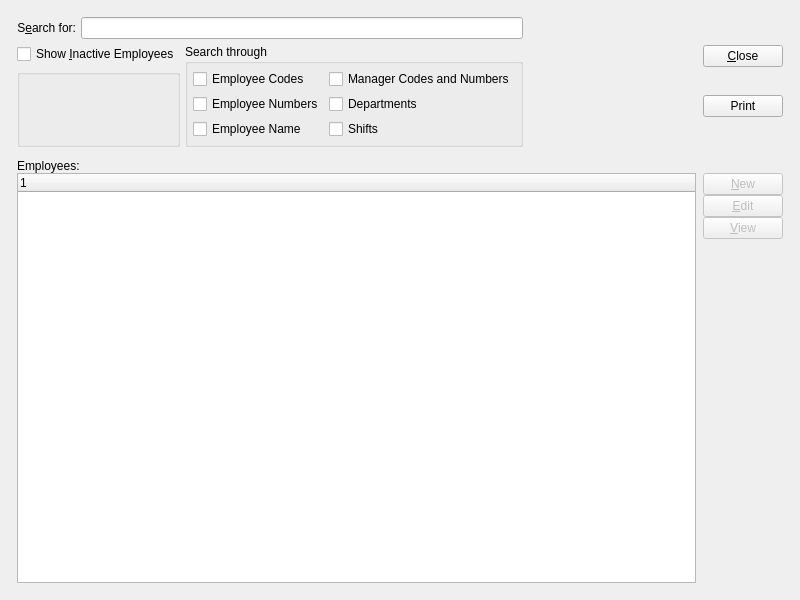
<ui version="4.0" >
 <comment>This file is part of the xTuple ERP: PostBooks Edition, a free and
open source Enterprise Resource Planning software suite,
Copyright (c) 1999-2010 by OpenMFG LLC, d/b/a xTuple.
It is licensed to you under the Common Public Attribution License
version 1.0, the full text of which (including xTuple-specific Exhibits)
is available at www.xtuple.com/CPAL.  By using this software, you agree
to be bound by its terms.</comment>
 <class>searchForEmp</class>
 <widget class="QWidget" name="searchForEmp" >
  <property name="geometry" >
   <rect>
    <x>0</x>
    <y>0</y>
    <width>800</width>
    <height>600</height>
   </rect>
  </property>
  <property name="windowTitle" >
   <string>Search for Employees</string>
  </property>
  <layout class="QGridLayout" name="gridLayout_4" >
   <item row="0" column="0" >
    <layout class="QGridLayout" name="gridLayout_3" >
     <property name="margin" >
      <number>12</number>
     </property>
     <property name="spacing" >
      <number>12</number>
     </property>
     <item row="0" column="0" >
      <layout class="QHBoxLayout" name="horizontalLayout" >
       <item>
        <layout class="QGridLayout" name="gridLayout_2" >
         <item row="0" column="0" colspan="2" >
          <layout class="QHBoxLayout" >
           <property name="spacing" >
            <number>5</number>
           </property>
           <item>
            <widget class="QLabel" name="_searchLit" >
             <property name="text" >
              <string>S&amp;earch for:</string>
             </property>
             <property name="alignment" >
              <set>Qt::AlignRight|Qt::AlignTrailing|Qt::AlignVCenter</set>
             </property>
             <property name="buddy" >
              <cstring>_search</cstring>
             </property>
            </widget>
           </item>
           <item>
            <widget class="XLineEdit" name="_search" />
           </item>
          </layout>
         </item>
         <item row="1" column="0" >
          <widget class="XCheckBox" name="_showInactive" >
           <property name="text" >
            <string>Show &amp;Inactive Employees</string>
           </property>
          </widget>
         </item>
         <item rowspan="2" row="1" column="1" >
          <widget class="QGroupBox" name="_searchGroup" >
           <property name="title" >
            <string>Search through</string>
           </property>
           <layout class="QGridLayout" >
            <item row="0" column="0" >
             <widget class="XCheckBox" name="_searchCode" >
              <property name="text" >
               <string>Employee Codes</string>
              </property>
             </widget>
            </item>
            <item row="0" column="1" >
             <widget class="XCheckBox" name="_searchMgr" >
              <property name="text" >
               <string>Manager Codes and Numbers</string>
              </property>
             </widget>
            </item>
            <item row="1" column="0" >
             <widget class="XCheckBox" name="_searchNumber" >
              <property name="text" >
               <string>Employee Numbers</string>
              </property>
             </widget>
            </item>
            <item row="1" column="1" >
             <widget class="XCheckBox" name="_searchDept" >
              <property name="text" >
               <string>Departments</string>
              </property>
             </widget>
            </item>
            <item row="2" column="0" >
             <widget class="XCheckBox" name="_searchName" >
              <property name="text" >
               <string>Employee Name</string>
              </property>
             </widget>
            </item>
            <item row="2" column="1" >
             <widget class="XCheckBox" name="_searchShift" >
              <property name="text" >
               <string>Shifts</string>
              </property>
             </widget>
            </item>
           </layout>
          </widget>
         </item>
         <item row="2" column="0" >
          <widget class="WarehouseGroup" name="_warehouse" >
           <property name="fixedSize" >
            <bool>false</bool>
           </property>
          </widget>
         </item>
        </layout>
       </item>
       <item>
        <spacer name="horizontalSpacer" >
         <property name="orientation" >
          <enum>Qt::Horizontal</enum>
         </property>
         <property name="sizeHint" stdset="0" >
          <size>
           <width>0</width>
           <height>20</height>
          </size>
         </property>
        </spacer>
       </item>
       <item>
        <layout class="QVBoxLayout" >
         <property name="spacing" >
          <number>0</number>
         </property>
         <item>
          <widget class="QPushButton" name="_close" >
           <property name="text" >
            <string>&amp;Close</string>
           </property>
          </widget>
         </item>
         <item>
          <widget class="QPushButton" name="_print" >
           <property name="text" >
            <string>Print</string>
           </property>
          </widget>
         </item>
         <item>
          <spacer>
           <property name="orientation" >
            <enum>Qt::Vertical</enum>
           </property>
           <property name="sizeType" >
            <enum>QSizePolicy::Preferred</enum>
           </property>
           <property name="sizeHint" stdset="0" >
            <size>
             <width>20</width>
             <height>0</height>
            </size>
           </property>
          </spacer>
         </item>
        </layout>
       </item>
      </layout>
     </item>
     <item row="1" column="0" >
      <widget class="QFrame" name="_frame" >
       <property name="sizePolicy" >
        <sizepolicy vsizetype="Expanding" hsizetype="Preferred" >
         <horstretch>0</horstretch>
         <verstretch>1</verstretch>
        </sizepolicy>
       </property>
       <property name="frameShape" >
        <enum>QFrame::NoFrame</enum>
       </property>
       <property name="frameShadow" >
        <enum>QFrame::Raised</enum>
       </property>
       <layout class="QGridLayout" name="gridLayout" >
        <property name="margin" >
         <number>0</number>
        </property>
        <item row="0" column="0" >
         <layout class="QVBoxLayout" >
          <property name="spacing" >
           <number>0</number>
          </property>
          <item>
           <widget class="QLabel" name="_empLit" >
            <property name="text" >
             <string>Employees:</string>
            </property>
            <property name="buddy" >
             <cstring>_emp</cstring>
            </property>
           </widget>
          </item>
          <item>
           <layout class="QHBoxLayout" >
            <property name="spacing" >
             <number>7</number>
            </property>
            <item>
             <widget class="XTreeWidget" name="_emp" >
              <property name="sizePolicy" >
               <sizepolicy vsizetype="Expanding" hsizetype="Expanding" >
                <horstretch>0</horstretch>
                <verstretch>0</verstretch>
               </sizepolicy>
              </property>
             </widget>
            </item>
            <item>
             <layout class="QVBoxLayout" >
              <property name="spacing" >
               <number>0</number>
              </property>
              <item>
               <widget class="QPushButton" name="_new" >
                <property name="enabled" >
                 <bool>false</bool>
                </property>
                <property name="text" >
                 <string>&amp;New</string>
                </property>
               </widget>
              </item>
              <item>
               <widget class="QPushButton" name="_edit" >
                <property name="enabled" >
                 <bool>false</bool>
                </property>
                <property name="text" >
                 <string>&amp;Edit</string>
                </property>
               </widget>
              </item>
              <item>
               <widget class="QPushButton" name="_view" >
                <property name="enabled" >
                 <bool>false</bool>
                </property>
                <property name="text" >
                 <string>&amp;View</string>
                </property>
               </widget>
              </item>
              <item>
               <spacer>
                <property name="orientation" >
                 <enum>Qt::Vertical</enum>
                </property>
                <property name="sizeType" >
                 <enum>QSizePolicy::Expanding</enum>
                </property>
                <property name="sizeHint" stdset="0" >
                 <size>
                  <width>20</width>
                  <height>20</height>
                 </size>
                </property>
               </spacer>
              </item>
             </layout>
            </item>
           </layout>
          </item>
         </layout>
        </item>
       </layout>
      </widget>
     </item>
    </layout>
   </item>
  </layout>
 </widget>
 <layoutdefault spacing="5" margin="5" />
 <pixmapfunction>qPixmapFromMimeSource</pixmapfunction>
 <customwidgets>
  <customwidget>
   <class>WarehouseGroup</class>
   <extends>QGroupBox</extends>
   <header>warehousegroup.h</header>
  </customwidget>
  <customwidget>
   <class>XCheckBox</class>
   <extends>QCheckBox</extends>
   <header>xcheckbox.h</header>
  </customwidget>
  <customwidget>
   <class>XLineEdit</class>
   <extends>QLineEdit</extends>
   <header>xlineedit.h</header>
   <container>1</container>
  </customwidget>
  <customwidget>
   <class>XTreeWidget</class>
   <extends>QTreeWidget</extends>
   <header>xtreewidget.h</header>
   <container>1</container>
  </customwidget>
 </customwidgets>
 <tabstops>
  <tabstop>_search</tabstop>
  <tabstop>_searchCode</tabstop>
  <tabstop>_searchNumber</tabstop>
  <tabstop>_searchMgr</tabstop>
  <tabstop>_searchDept</tabstop>
  <tabstop>_searchShift</tabstop>
  <tabstop>_showInactive</tabstop>
  <tabstop>_emp</tabstop>
  <tabstop>_new</tabstop>
  <tabstop>_edit</tabstop>
  <tabstop>_view</tabstop>
  <tabstop>_print</tabstop>
  <tabstop>_close</tabstop>
 </tabstops>
 <resources/>
 <connections>
  <connection>
   <sender>_emp</sender>
   <signal>valid(bool)</signal>
   <receiver>_view</receiver>
   <slot>setEnabled(bool)</slot>
   <hints>
    <hint type="sourcelabel" >
     <x>20</x>
     <y>20</y>
    </hint>
    <hint type="destinationlabel" >
     <x>20</x>
     <y>20</y>
    </hint>
   </hints>
  </connection>
  <connection>
   <sender>_close</sender>
   <signal>clicked()</signal>
   <receiver>searchForEmp</receiver>
   <slot>close()</slot>
   <hints>
    <hint type="sourcelabel" >
     <x>653</x>
     <y>21</y>
    </hint>
    <hint type="destinationlabel" >
     <x>348</x>
     <y>198</y>
    </hint>
   </hints>
  </connection>
 </connections>
</ui>
